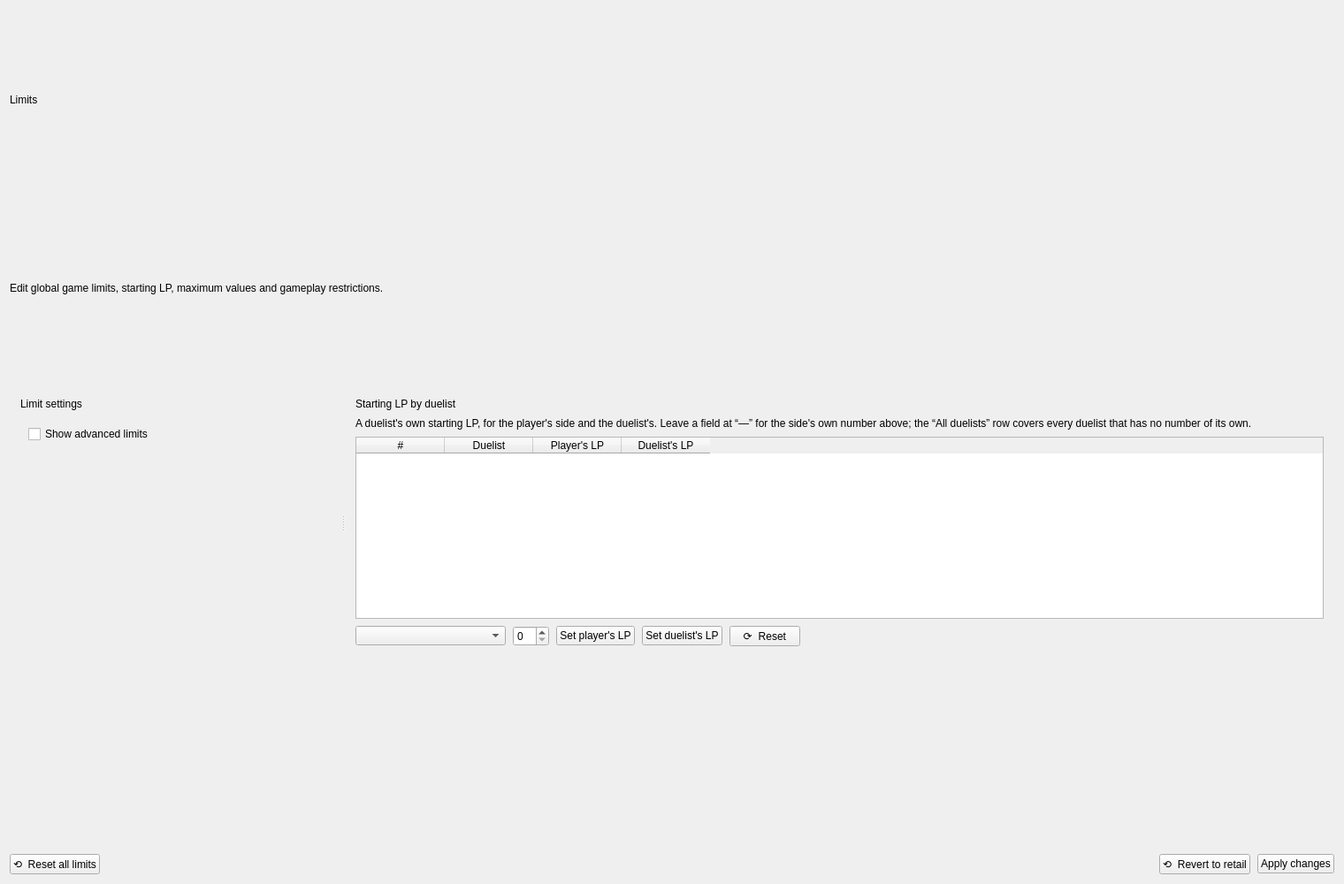
<?xml version='1.0' encoding='UTF-8'?>
<ui version="4.0">
 <class>WorkspacePage</class>
 <widget class="QWidget" name="WorkspacePage">
  <property name="geometry">
   <rect>
    <x>0</x>
    <y>0</y>
    <width>1520</width>
    <height>1000</height>
   </rect>
  </property>
  <property name="windowTitle">
   <string>Limits</string>
  </property>
  <layout class="QVBoxLayout" name="pageLayout">
   <property name="spacing">
    <number>10</number>
   </property>
   <item>
    <widget class="QLabel" name="pageTitleLabel">
     <property name="text">
      <string>Limits</string>
     </property>
    </widget>
   </item>
   <item>
    <widget class="QLabel" name="pageSummaryLabel">
     <property name="text">
      <string>Edit global game limits, starting LP, maximum values and gameplay restrictions.</string>
     </property>
     <property name="wordWrap">
      <bool>true</bool>
     </property>
    </widget>
   </item>
   <item>
    <widget class="QSplitter" name="limitsSplitter">
     <property name="orientation">
      <enum>Qt::Orientation::Horizontal</enum>
     </property>
     <property name="childrenCollapsible">
      <bool>false</bool>
     </property>

     <widget class="QFrame" name="limitSettingsPanel">
      <property name="frameShape">
       <enum>QFrame::Shape::NoFrame</enum>
      </property>
      <layout class="QVBoxLayout" name="limitSettingsPanelLayout">
       <property name="spacing">
        <number>8</number>
       </property>
       <property name="leftMargin">
        <number>12</number>
       </property>
       <property name="topMargin">
        <number>12</number>
       </property>
       <property name="rightMargin">
        <number>12</number>
       </property>
       <property name="bottomMargin">
        <number>12</number>
       </property>
       <item>
        <widget class="QLabel" name="limitSettingsTitle">
         <property name="text">
          <string>Limit settings</string>
         </property>
        </widget>
       </item>
       <item>
        <widget class="QScrollArea" name="limitSettingsScroll">
         <property name="widgetResizable">
          <bool>true</bool>
         </property>
         <property name="frameShape">
          <enum>QFrame::Shape::NoFrame</enum>
         </property>
         <widget class="QWidget" name="limitSettingsContents">
          <property name="geometry">
           <rect>
            <x>0</x>
            <y>0</y>
            <width>540</width>
            <height>700</height>
           </rect>
          </property>
          <layout class="QVBoxLayout" name="limitSettingsLayout">
           <property name="spacing">
            <number>10</number>
           </property>
           <item>
            <layout class="QGridLayout" name="simpleLimitsLayout">
             <property name="horizontalSpacing">
              <number>10</number>
             </property>
             <property name="verticalSpacing">
              <number>6</number>
             </property>
            </layout>
           </item>
           <item>
            <widget class="QCheckBox" name="showAdvancedCheck">
             <property name="text">
              <string>Show advanced limits</string>
             </property>
            </widget>
           </item>
           <item>
            <widget class="QWidget" name="advancedLimitsPanel" native="true">
             <layout class="QGridLayout" name="advancedLimitsLayout">
              <property name="horizontalSpacing">
               <number>10</number>
              </property>
              <property name="verticalSpacing">
               <number>6</number>
              </property>
              <property name="leftMargin">
               <number>0</number>
              </property>
              <property name="topMargin">
               <number>0</number>
              </property>
              <property name="rightMargin">
               <number>0</number>
              </property>
              <property name="bottomMargin">
               <number>0</number>
              </property>
             </layout>
            </widget>
           </item>
           <item>
            <spacer name="limitSettingsSpacer">
             <property name="orientation">
              <enum>Qt::Orientation::Vertical</enum>
             </property>
             <property name="sizeHint" stdset="0">
              <size>
               <width>20</width>
               <height>40</height>
              </size>
             </property>
            </spacer>
           </item>
          </layout>
         </widget>
        </widget>
       </item>
      </layout>
     </widget>

     <widget class="QFrame" name="startingLpPanel">
      <property name="frameShape">
       <enum>QFrame::Shape::NoFrame</enum>
      </property>
      <layout class="QVBoxLayout" name="startingLpPanelLayout">
       <property name="spacing">
        <number>8</number>
       </property>
       <property name="leftMargin">
        <number>12</number>
       </property>
       <property name="topMargin">
        <number>12</number>
       </property>
       <property name="rightMargin">
        <number>12</number>
       </property>
       <property name="bottomMargin">
        <number>12</number>
       </property>
       <item>
        <widget class="QLabel" name="startingLpTitle">
         <property name="text">
          <string>Starting LP by duelist</string>
         </property>
        </widget>
       </item>
       <item>
        <widget class="QLabel" name="startingLpHint">
         <property name="text">
          <string>A duelist's own starting LP, for the player's side and the duelist's. Leave a field at “—” for the side's own number above; the “All duelists” row covers every duelist that has no number of its own.</string>
         </property>
         <property name="wordWrap">
          <bool>true</bool>
         </property>
        </widget>
       </item>
       <item>
        <widget class="QTableWidget" name="duelistLpTable">
         <property name="alternatingRowColors">
          <bool>true</bool>
         </property>
         <property name="selectionBehavior">
          <enum>QAbstractItemView::SelectionBehavior::SelectRows</enum>
         </property>
         <property name="selectionMode">
          <enum>QAbstractItemView::SelectionMode::SingleSelection</enum>
         </property>
         <property name="editTriggers">
          <set>QAbstractItemView::EditTrigger::NoEditTriggers</set>
         </property>
         <column>
          <property name="text">
           <string>#</string>
          </property>
         </column>
         <column>
          <property name="text">
           <string>Duelist</string>
          </property>
         </column>
         <column>
          <property name="text">
           <string>Player's LP</string>
          </property>
         </column>
         <column>
          <property name="text">
           <string>Duelist's LP</string>
          </property>
         </column>
        </widget>
       </item>
       <item>
        <layout class="QHBoxLayout" name="duelistLpActionsLayout">
         <property name="spacing">
          <number>8</number>
         </property>
         <item>
          <widget class="QComboBox" name="lpScopeCombo">
           <property name="minimumSize">
            <size>
             <width>170</width>
             <height>0</height>
            </size>
           </property>
          </widget>
         </item>
         <item>
          <widget class="QSpinBox" name="lpValueSpin">
           <property name="maximumSize">
            <size>
             <width>120</width>
             <height>16777215</height>
            </size>
           </property>
          </widget>
         </item>
         <item>
          <widget class="QPushButton" name="setPlayerLpButton">
           <property name="text">
            <string>Set player's LP</string>
           </property>
          </widget>
         </item>
         <item>
          <widget class="QPushButton" name="setDuelistLpButton">
           <property name="text">
            <string>Set duelist's LP</string>
           </property>
          </widget>
         </item>
         <item>
          <widget class="QPushButton" name="resetDuelistLpButton">
           <property name="text">
            <string>⟳  Reset</string>
           </property>
          </widget>
         </item>
         <item>
          <spacer name="duelistLpActionsSpacer">
           <property name="orientation">
            <enum>Qt::Orientation::Horizontal</enum>
           </property>
           <property name="sizeHint" stdset="0">
            <size>
             <width>20</width>
             <height>20</height>
            </size>
           </property>
          </spacer>
         </item>
        </layout>
       </item>
      </layout>
     </widget>
    </widget>
   </item>
   <item>
    <widget class="QLabel" name="limitsStatusLabel">
     <property name="text">
      <string/>
     </property>
     <property name="wordWrap">
      <bool>true</bool>
     </property>
    </widget>
   </item>
   <item>
    <layout class="QHBoxLayout" name="limitsActionsLayout">
     <property name="spacing">
      <number>8</number>
     </property>
     <item>
      <widget class="QPushButton" name="resetAllLimitsButton">
       <property name="text">
        <string>⟲  Reset all limits</string>
       </property>
       <property name="toolTip">
        <string>Leave every limit at the game's own number</string>
       </property>
      </widget>
     </item>
     <item>
      <spacer name="limitsActionsSpacer">
       <property name="orientation">
        <enum>Qt::Orientation::Horizontal</enum>
       </property>
       <property name="sizeHint" stdset="0">
        <size>
         <width>40</width>
         <height>20</height>
        </size>
       </property>
      </spacer>
     </item>
     <item>
      <widget class="QPushButton" name="revertLimitsButton">
       <property name="text">
        <string>⟲  Revert to retail</string>
       </property>
       <property name="toolTip">
        <string>Put every limit back as the mod was opened with it</string>
       </property>
      </widget>
     </item>
     <item>
      <widget class="QPushButton" name="applyLimitsButton">
       <property name="text">
        <string>Apply changes</string>
       </property>
      </widget>
     </item>
    </layout>
   </item>
  </layout>
 </widget>
 <resources/>
 <connections/>
</ui>
